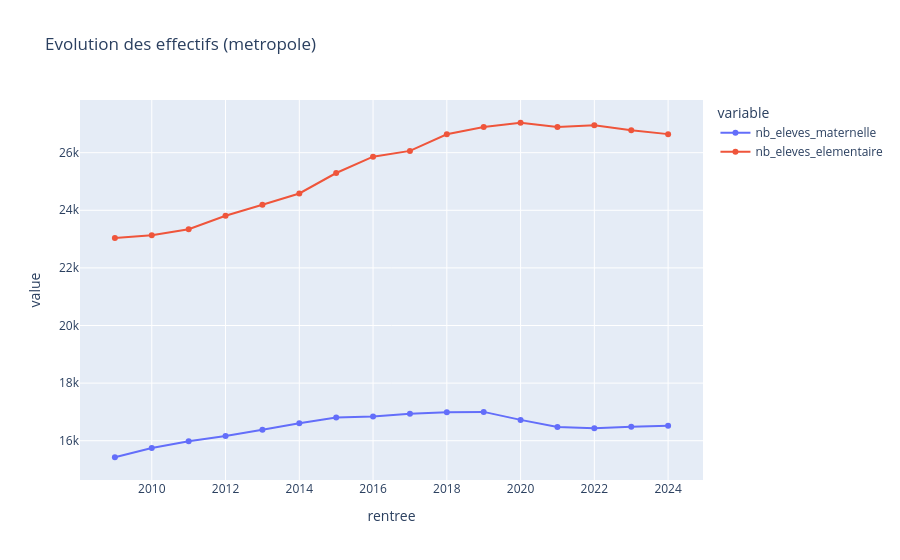
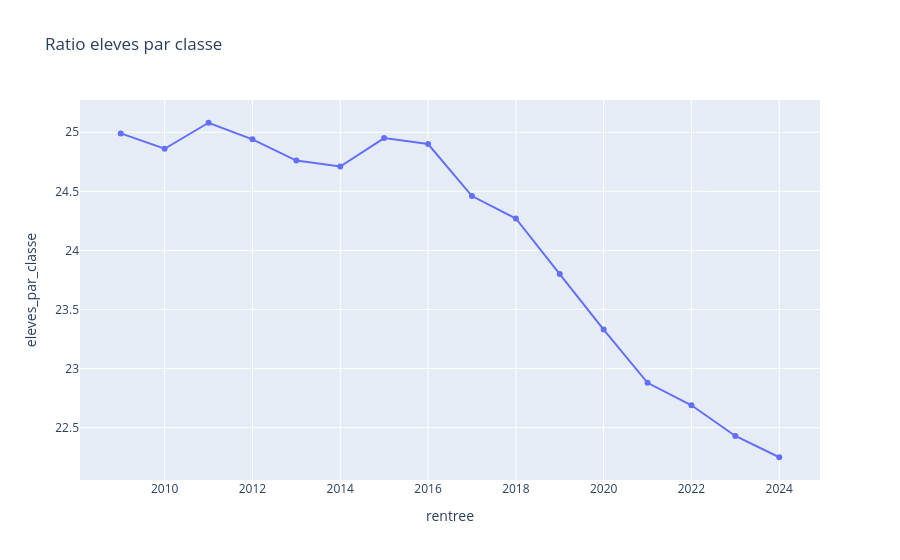

Source (notebook cell) for these figures, in order:
### Code cell
evo = (
    effectifs.groupby('rentree', as_index=False)
    .agg(
        nb_eleves_maternelle=('nb_eleves_maternelle', 'sum'),
        nb_eleves_elementaire=('nb_eleves_elementaire', 'sum'),
        nb_classes=('nb_classes', 'sum')
    )
)
evo['nb_eleves_total'] = evo['nb_eleves_maternelle'] + evo['nb_eleves_elementaire']
evo['eleves_par_classe'] = (evo['nb_eleves_total'] / evo['nb_classes']).round(2)

fig = px.line(
    evo,
    x='rentree',
    y=['nb_eleves_maternelle', 'nb_eleves_elementaire'],
    markers=True,
    title='Evolution des effectifs (metropole)'
)
fig.show()

fig_ratio = px.line(
    evo,
    x='rentree',
    y='eleves_par_classe',
    markers=True,
    title='Ratio eleves par classe'
)
fig_ratio.show()

### Figure 1 — Plotly figure (JSON) as saved in the notebook; plotly's stock layout.template omitted (floating-point values rounded to 4 significant figures)
{"data": [{"hovertemplate": "variable=nb_eleves_maternelle<br>rentree=%{x}<br>value=%{y}<extra></extra>", "legendgroup": "nb_eleves_maternelle", "line": {"color": "#636efa", "dash": "solid"}, "marker": {"symbol": "circle"}, "mode": "lines+markers", "name": "nb_eleves_maternelle", "orientation": "v", "showlegend": true, "type": "scatter", "x": [2009, 2010, 2011, 2012, 2013, 2014, 2015, 2016, 2017, 2018, 2019, 2020, 2021, 2022, 2023, 2024], "xaxis": "x", "y": [15430.0, 15740.0, 15980.0, 16160.0, 16380.0, 16610.0, 16800.0, 16840.0, 16940.0, 16980.0, 17000.0, 16720.0, 16470.0, 16440.0, 16480.0, 16520.0], "yaxis": "y"}, {"hovertemplate": "variable=nb_eleves_elementaire<br>rentree=%{x}<br>value=%{y}<extra></extra>", "legendgroup": "nb_eleves_elementaire", "line": {"color": "#EF553B", "dash": "solid"}, "marker": {"symbol": "circle"}, "mode": "lines+markers", "name": "nb_eleves_elementaire", "orientation": "v", "showlegend": true, "type": "scatter", "x": [2009, 2010, 2011, 2012, 2013, 2014, 2015, 2016, 2017, 2018, 2019, 2020, 2021, 2022, 2023, 2024], "xaxis": "x", "y": [23030.0, 23130.0, 23340.0, 23810.0, 24190.0, 24580.0, 25290.0, 25860.0, 26060.0, 26640.0, 26890.0, 27040.0, 26890.0, 26950.0, 26780.0, 26640.0], "yaxis": "y"}], "layout": {"legend": {"title": {"text": "variable"}, "tracegroupgap": 0}, "title": {"text": "Evolution des effectifs (metropole)"}, "xaxis": {"anchor": "y", "domain": [0, 1], "title": {"text": "rentree"}}, "yaxis": {"anchor": "x", "domain": [0, 1], "title": {"text": "value"}}}}

### Figure 2 — Plotly figure (JSON) as saved in the notebook; plotly's stock layout.template omitted (floating-point values rounded to 4 significant figures)
{"data": [{"hovertemplate": "rentree=%{x}<br>eleves_par_classe=%{y}<extra></extra>", "legendgroup": "", "line": {"color": "#636efa", "dash": "solid"}, "marker": {"symbol": "circle"}, "mode": "lines+markers", "name": "", "orientation": "v", "showlegend": false, "type": "scatter", "x": [2009, 2010, 2011, 2012, 2013, 2014, 2015, 2016, 2017, 2018, 2019, 2020, 2021, 2022, 2023, 2024], "xaxis": "x", "y": [24.99, 24.86, 25.08, 24.94, 24.76, 24.71, 24.95, 24.9, 24.46, 24.27, 23.8, 23.33, 22.88, 22.69, 22.43, 22.25], "yaxis": "y"}], "layout": {"legend": {"tracegroupgap": 0}, "title": {"text": "Ratio eleves par classe"}, "xaxis": {"anchor": "y", "domain": [0, 1], "title": {"text": "rentree"}}, "yaxis": {"anchor": "x", "domain": [0, 1], "title": {"text": "eleves_par_classe"}}}}
